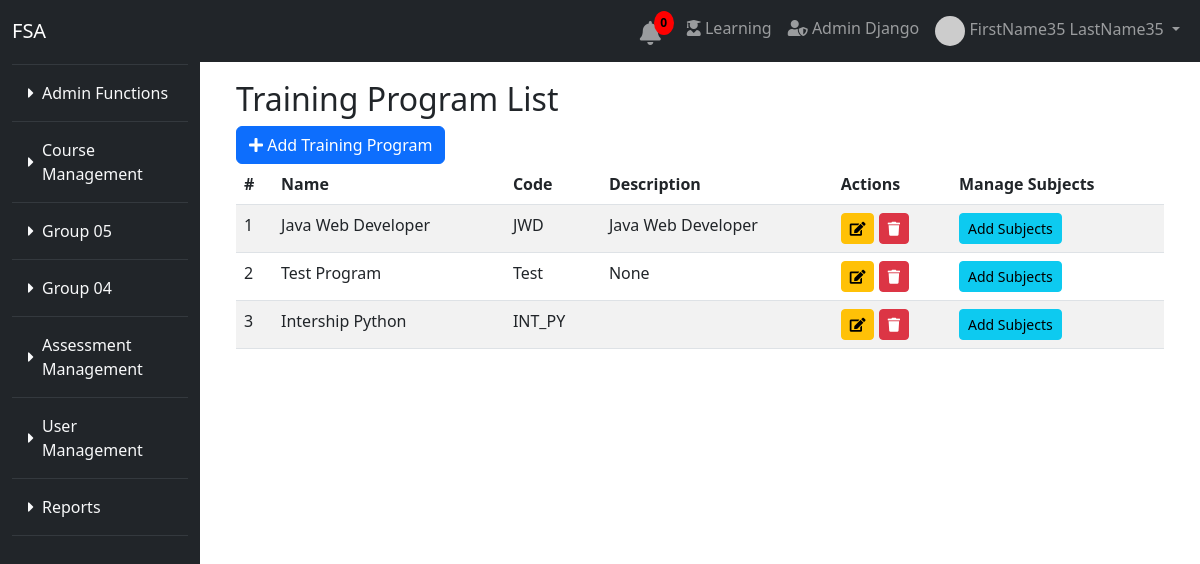
Screenshot of /training_program/training_programs/ (signed in) with the database file from the repository.
### user/models.py (models this page shows)
class User(AbstractUser):
    date_joined = models.DateTimeField(auto_now_add=True)
    training_programs = models.ManyToManyField(TrainingProgram, blank=True)
    modules = models.ManyToManyField(Module, related_name='assigned_users', blank=True)
    groups = models.ManyToManyField(
        Group,
        blank=True,
        help_text='The groups this user belongs to.',
        verbose_name='groups',
        related_name='custom_user_groups',
    )
    user_permissions = models.ManyToManyField(
        Permission,
        blank=True,
        help_text='Specific permissions for this user.',
        verbose_name='user permissions',
        related_name='custom_user_permissions',
    )

### module_group/models.py (models this page shows, shortened)
class ModuleGroup(models.Model):
    group_name = models.CharField(max_length=255)

### training_program/models.py (models this page shows, shortened)
class TrainingProgram(models.Model):
    program_name = models.CharField(max_length=255, unique=True)
    program_code = models.CharField(max_length=50, unique=True)
    description = models.TextField(blank=True, null=True)
    subjects = models.ManyToManyField(Subject, related_name='programs', blank=True)

### training_program/views.py (the view)
# urls.py: path('training_programs/', views.training_program_list, name='training_program_list'),
def training_program_list(request):
    module_groups = ModuleGroup.objects.all()
    programs = TrainingProgram.objects.all()
    return render(request, 'training_program_list.html', {
        'programs': programs,
        'module_groups': module_groups,
    })

### training_program/templates/training_program_list.html (shortened to what this page needs)
{% extends 'base.html' %}
{% block content %}
<div class="container mt-4">
    <h2>Training Program List</h2>
    <a href="{% url 'training_program:training_program_add' %}" class="btn btn-primary"> <i class="fas fa-plus"></i> Add Training Program</a>
    <table class="table table-striped">
        <thead>
            <tr>
                <th>#</th>
                <th>Name</th>
                <th>Code</th>
                <th>Description</th>
                <th>Actions</th>
                <th>Manage Subjects</th>
            </tr>
        </thead>
        <tbody>
            {% for program in programs %}
            <tr>
                <td>{{ forloop.counter }}</td>
                <td>{{ program.program_name }}</td>
                <td>{{ program.program_code }}</td>
                <td>{{ program.description }}</td>
                <td>
                    <a href="{% url 'training_program:training_program_edit' program.pk %}" class="btn btn-warning btn-sm" title="Edit Training Program"><i class="fas fa-edit"></i></a>
                    <a href="{% url 'training_program:training_program_delete' program.pk %}" class="btn btn-danger btn-sm" title="Delete Training Program"><i class="fas fa-trash"></i> </a>
                </td>
                <td>
                    <a href="{% url 'training_program:training_program_manage_subjects' program.pk %}" class="btn btn-info btn-sm" title="Add subject to a training program ">Add Subjects</a>
                </td>
            </tr>
            {% endfor %}
        </tbody>
    </table>
</div>
{% endblock %}

### main/templates/base.html (shortened to what this page needs)
<!DOCTYPE html>
<html lang="en">
<head>
    <link href="https://cdn.jsdelivr.net/npm/bootstrap@5.3.0-alpha1/dist/css/bootstrap.min.css" rel="stylesheet">
    <link rel="stylesheet" href="https://cdnjs.cloudflare.com/ajax/libs/font-awesome/5.15.4/css/all.min.css">
</head>
<body>
    <nav class="navbar navbar-expand-lg navbar-dark bg-dark fixed-top">
        <div class="container-fluid">
            <a class="navbar-brand" href="{% url 'main:home' %}">FSA</a>
            <div class="collapse navbar-collapse" id="navbarNav">
                <ul class="navbar-nav ms-auto">
                    {% if request.user.is_authenticated %}
                        {% include 'notification_bell.html' %}
                        <li class="nav-item">
                            <a class="nav-link" href="{% url 'student_portal:course_list' %}">
                                <i class="fas fa-user-graduate"></i> Learning
                            </a>
                        </li>
                        <li class="nav-item">
                            <a class="nav-link" href="{% url 'admin:index' %}" target="_blank">
                                <i class="fas fa-user-shield"></i> Admin Django
                            </a>
                        </li>
                        <li class="nav-item dropdown">
                            <a class="nav-link dropdown-toggle" href="#" id="userDropdown" role="button" data-bs-toggle="dropdown" aria-expanded="false">
                                {% if request.user.profile.profile_picture_url %}
                                    <img src="{{ request.user.profile.profile_picture_url }}" alt="Profile Picture" class="rounded-circle" width="30" height="30">
                                {% endif %}
                                {{ request.user.get_full_name|default:request.user.username }}
                            </a>
                        </li>
                    {% else %}
                        <li class="nav-item"><a class="nav-link" href="{% url 'main:register_email' %}">Register</a></li>
                        <li class="nav-item"><a class="nav-link" href="{% url 'main:login' %}">Login</a></li>
                    {% endif %}
                </ul>
            </div>
        </div>
    </nav>
    <div class="container-fluid">
        <div class="row">
            <nav id="sidebar" class="col-md-3 col-lg-2 bg-dark pt-3 vh-100 d-flex flex-column position-fixed" style="height: 100vh; overflow-y: auto;">
                <ul class="nav flex-column">
                    {% if user.is_authenticated %}
                        {% for group in module_groups %}
                            <li class="nav-item">
                                <a class="nav-link text-light d-flex align-items-center" href="#group-{{ group.id }}"
                                    data-bs-toggle="collapse" role="button"
                                    aria-expanded="{% if group.modules.all.0.module_url == active_module_url %}true{% else %}false{% endif %}"
                                    aria-controls="group-{{ group.id }}">
                                    <i class="fas fa-caret-right me-2" id="icon-{{ group.id }}"></i>
                                    {{ group.group_name }}
                                </a>
                            </li>
                            <hr class="border-secondary my-2">
                        {% endfor %}
                    {% endif %}
                </ul>
            </nav>
            <div class="col-md-9 main-content flex-grow-1 mt-5" style="margin-left: 16.67%;">
                <div class="container-fluid mt-1 pt-1">
                    {% block content %}{% endblock %}
                </div>
            </div>
        </div>
    </div>
</body>
</html>

### rows the page displays
User: user.get_full_name "FirstName35 LastName35"
ModuleGroup: group_name "Admin Functions"
ModuleGroup: group_name "Course Management"
ModuleGroup: group_name "Group 05"
ModuleGroup: group_name "Group 04"
ModuleGroup: group_name "Assessment Management"
ModuleGroup: group_name "User Management"
ModuleGroup: group_name "Reports"
TrainingProgram: program_name "Java Web Developer", program_code "JWD", description "Java Web Developer"
TrainingProgram: program_name "Test Program", program_code "Test", description "None"
TrainingProgram: program_name "Intership Python", program_code "INT_PY"
